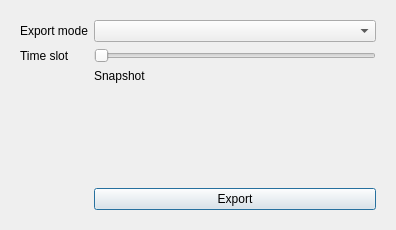
<?xml version="1.0" encoding="UTF-8"?>
<ui version="4.0">
 <class>DgsExportDialog</class>
 <widget class="QDialog" name="DgsExportDialog">
  <property name="geometry">
   <rect>
    <x>0</x>
    <y>0</y>
    <width>396</width>
    <height>230</height>
   </rect>
  </property>
  <property name="windowTitle">
   <string>DGS Export</string>
  </property>
  <layout class="QVBoxLayout" name="verticalLayout_2">
   <item>
    <widget class="QFrame" name="frame_77">
     <property name="minimumSize">
      <size>
       <width>300</width>
       <height>0</height>
      </size>
     </property>
     <property name="frameShape">
      <enum>QFrame::Shape::NoFrame</enum>
     </property>
     <property name="frameShadow">
      <enum>QFrame::Shadow::Raised</enum>
     </property>
     <layout class="QFormLayout" name="formLayout">
      <item row="0" column="0">
       <widget class="QLabel" name="label_export_mode">
        <property name="text">
         <string>Export mode</string>
        </property>
       </widget>
      </item>
      <item row="0" column="1">
       <widget class="QComboBox" name="dgs_export_mode_comboBox"/>
      </item>
      <item row="1" column="0">
       <widget class="QLabel" name="label_time_slot">
        <property name="text">
         <string>Time slot</string>
        </property>
       </widget>
      </item>
      <item row="1" column="1">
       <widget class="QSlider" name="time_slot_slider">
        <property name="minimum">
         <number>-1</number>
        </property>
        <property name="maximum">
         <number>-1</number>
        </property>
        <property name="orientation">
         <enum>Qt::Orientation::Horizontal</enum>
        </property>
       </widget>
      </item>
      <item row="2" column="1">
       <widget class="QLabel" name="time_slot_label">
        <property name="text">
         <string>Snapshot</string>
        </property>
       </widget>
      </item>
      <item row="4" column="1">
       <widget class="QPushButton" name="exportButton">
        <property name="text">
         <string>Export</string>
        </property>
       </widget>
      </item>
      <item row="3" column="1">
       <spacer name="verticalSpacer">
        <property name="orientation">
         <enum>Qt::Orientation::Vertical</enum>
        </property>
        <property name="sizeHint" stdset="0">
         <size>
          <width>20</width>
          <height>40</height>
         </size>
        </property>
       </spacer>
      </item>
     </layout>
    </widget>
   </item>
  </layout>
 </widget>
 <resources>
  <include location="../Icons/icons.qrc"/>
  <include location="../Icons/icons.qrc"/>
  <include location="../../../../../../../.designer/Icons/icons.qrc"/>
 </resources>
 <connections/>
</ui>
